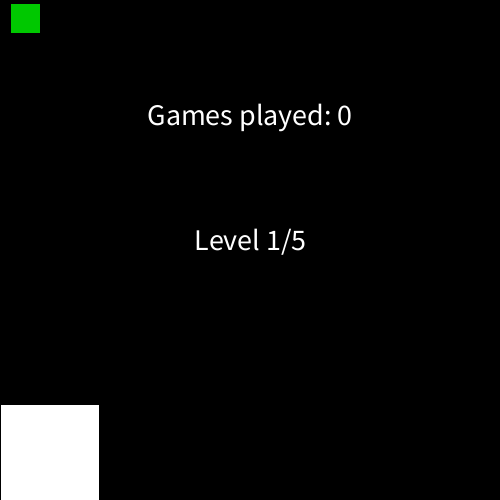
Frame 1 (no input)
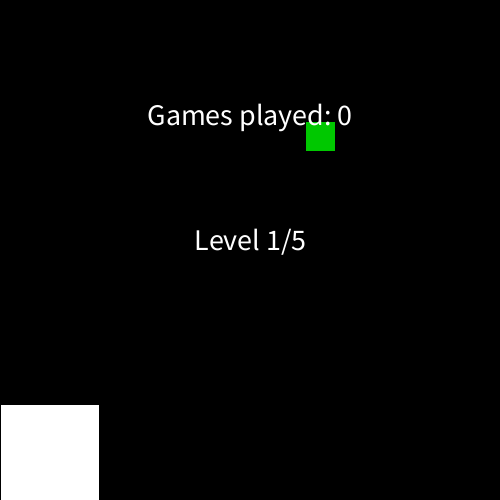
Frame 60 (the mouse pressed at the canvas centre just before this capture)
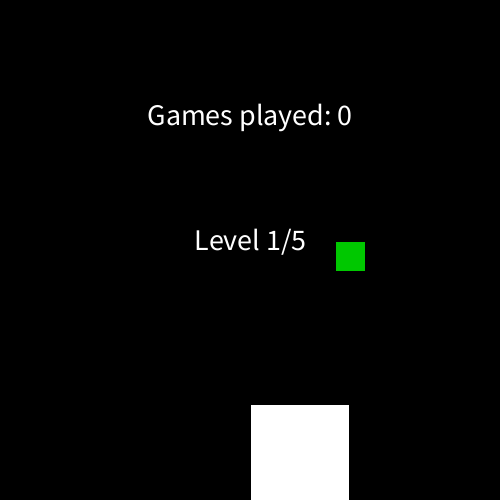
Frame 120 (the mouse held since frame 60 and released just before this capture)

The Processing sketch that drew these frames (run headless with seeded random() and noise(); from frame 60 on, the mouse is pressed at the canvas centre):

// Processing sketch: processing_101328
// ── processing_101328.pde

float posx = width/19;
float posy = height/62;
float velx = 5;
float vely = 2;
float pad_height = 96;
float pad_width = 99;
int score = 0;
int level = 1;
int moveArea = 30;

void setup(){
  size(500,500);
  background(1);
}

void draw(){
  background(0);
  posx += velx;
  posy += vely;
  fill(0,200,0);
  rect(posx,posy,30,30);
  fill(255);
  rect(mouseX,height-pad_height,pad_width,pad_height);
  textSize(30);
  textAlign(CENTER);
  fill(255);
  text("Games played: " + score,width/2,height/4);
  fill(255);
  text("Level " + level + "/5", width/2,height/2);
  //stroke(255);
  //line(0,height-moveArea,width,height-moveArea);
  
  if (posx>=width-30){
    velx = -velx;
  }
  else if (posx<=0){
    velx = +-velx;
  }
  else if (posy>=(height-30)-pad_height && posx>=mouseX &&
           posx<mouseX + pad_width){
    vely = -vely;
  }
  else if (posy>=height - 30){
    posx = width/2;
    posy = height/2;
    score += 1;
    velx = 5;
    vely = 2;
    level = 1;
  }
  else if (posy<=0){
    vely = +-vely * 1.2;
  }
  
  if (vely>=3){
    level = 2;
  }
  else if (vely>=4){
    level = 3;
  }
  else if (vely>=5){
    level = 4;
  }
  else if (vely>=7){
    level = 5;
  }
  
}
